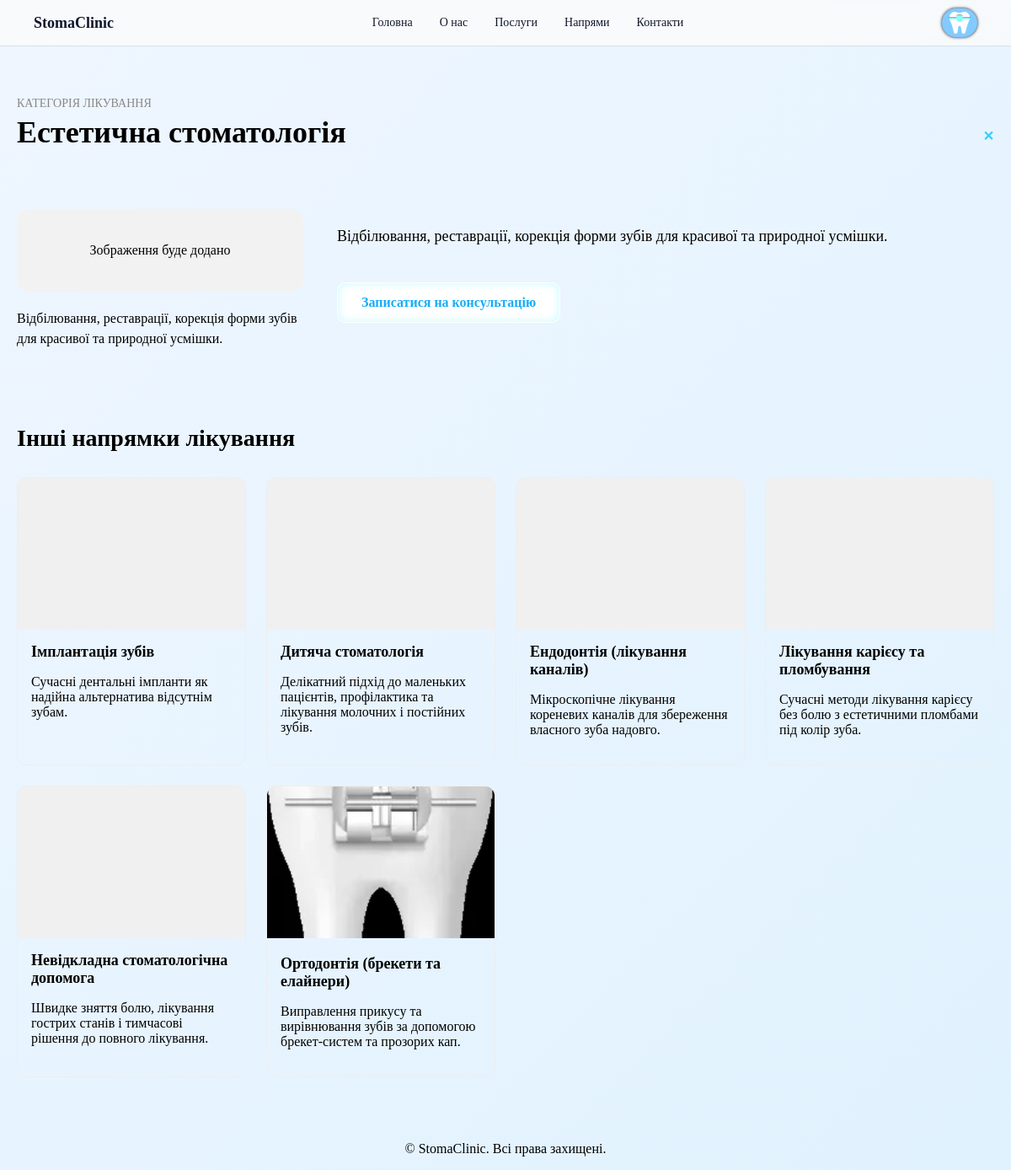
The page /treatments/estetychna-stomatolohiia/ on the database its author committed.
### booking/models.py (models this page shows, shortened)
class TreatmentCategory(models.Model):
    title = models.CharField("Назва категорії", max_length=255)
    slug = models.SlugField("URL-ключ", max_length=255, unique=True, blank=True)
    image = models.ImageField(
        "Зображення",
        upload_to="treatments/",
        blank=True,
        null=True,
        help_text="Фото напряму лікування. Якщо не у WEBP, буде автоматично конвертовано."
    )
    short_description = models.TextField(
        "Короткий опис",
        max_length=400,
        help_text="Використовується на картці (2–3 речення)."
    )
    full_description = models.TextField(
        "Повний опис",
        help_text="Основний текст статті для окремої сторінки."
    )
    point_1 = models.CharField("Пункт 1", max_length=255, blank=True)
    point_2 = models.CharField("Пункт 2", max_length=255, blank=True)
    point_3 = models.CharField("Пункт 3", max_length=255, blank=True)
    point_4 = models.CharField("Пункт 4", max_length=255, blank=True)
    services = models.ManyToManyField(
        "Service",
        blank=True,
        related_name="treatment_categories",
        verbose_name="Пов'язані послуги"
    )
    sort_order = models.PositiveIntegerField("Порядок сортування", default=0)
    is_active = models.BooleanField("Показувати на сайті", default=True)
    created_at = models.DateTimeField("Створено", default=timezone.now)
    class Meta:
        verbose_name = "Категорія лікування"
        verbose_name_plural = "Категорії лікування"
        ordering = ["sort_order", "-created_at"]

### booking/views.py (the view)
def treatment_category_detail(request, slug):
    category = get_object_or_404(
        TreatmentCategory,
        slug=slug,
        is_active=True,
    )
    related_services = category.services.filter(is_active=True).order_by("name") if hasattr(category, "services") else []
    other_categories = (
        TreatmentCategory.objects.filter(is_active=True)
        .exclude(id=category.id)
        .order_by("title")[:6]
    )
    return render(
        request,
        "booking/treatment_category_detail.html",
        {
            "category": category,
            "related_services": related_services,
            "other_categories": other_categories,
        },
    )

### booking/templates/booking/treatment_category_detail.html (shortened to what this page needs)
{% extends "base.html" %}
{% load static %}
{% block extra_css %}
  <link rel="stylesheet" href="{% static 'css/treatment-detail.css' %}">
{% endblock %}
{% block body_class %}page-treatment-detail{% endblock %}
{% block content %}
<section class="td-section">
  <div class="td-container">
    <div class="td-header">
      <div class="td-header-main">
        <p class="td-label">Категорія лікування</p>
        <h1 class="td-title">{{ category.title }}</h1>
      </div>
      <a href="{% url 'index' %}#landing-treatments" class="td-close" aria-label="Повернутися до списку напрямків">
        ✕
      </a>
    </div>
    <div class="td-layout">
      <aside class="td-aside">
        <div class="td-image-wrap">
          {% if category.image %}
            <img src="{{ category.image.url }}"
                 alt="{{ category.title }}"
                 loading="lazy"
                 class="td-image">
          {% else %}
            <div class="td-image-placeholder">
              <span>Зображення буде додано</span>
            </div>
          {% endif %}
        </div>
        {% if category.short_description %}
          <p class="td-short">
            {{ category.short_description }}
          </p>
        {% endif %}
      </aside>
      <div class="td-content">
        {% if category.short_description %}
          <div class="td-intro">
            {{ category.short_description|linebreaks }}
          </div>
        {% endif %}
        <div class="td-cta">
          <a href="{% url 'index' %}#online-booking" class="td-btn">
            Записатися на консультацію
          </a>
        </div>
      </div>
    </div>
    {% if other_categories %}
      <section class="td-other">
        <h2 class="td-other-title">Інші напрямки лікування</h2>
        <div class="td-other-grid">
          {% for item in other_categories %}
            <a href="{% url 'treatment_category_detail' item.slug %}" class="td-other-card">
              <div class="td-other-img-wrap">
                {% if item.image %}
                  <img src="{{ item.image.url }}"
                       alt="{{ item.title }}"
                       loading="lazy">
                {% else %}
                  <div class="td-other-placeholder"></div>
                {% endif %}
              </div>
              <div class="td-other-body">
                <h3>{{ item.title }}</h3>
                {% if item.short_description %}
                  <p>{{ item.short_description|truncatewords:18 }}</p>
                {% endif %}
              </div>
            </a>
          {% endfor %}
        </div>
      </section>
    {% endif %}
  </div>
</section>
{% endblock %}

### static/css/base.css (style rules this page uses)
body { margin: 0; }

### static/css/treatment-detail.css (style rules this page uses)
.td-section { padding: 60px 0; }
body { background: linear-gradient(135deg, #eff6ff, #e0f2fe); }
.td-container { max-width: 1280px; margin: 0 auto; padding: 0 20px; }
.td-header { display: flex; align-items: center; justify-content: space-between; margin-bottom: 40px; }
.td-label { font-size: 14px; text-transform: uppercase; color: #888; margin: 0; }
.td-title { font-size: 36px; margin-top: 5px; font-weight: 700; }
.td-close { font-size: 16px; color: #34ceff; text-decoration: none; font-weight: 600; }
.td-layout { display: grid; grid-template-columns: 340px 1fr; gap: 40px; }
.td-image-wrap { width: 100%; border-radius: 14px; overflow: hidden; }
.td-image-placeholder { background: #f2f2f2; padding: 40px; text-align: center; border-radius: 14px; }
.td-short { margin: 20px 0; font-size: 16px; line-height: 1.5; }
.td-intro { font-size: 18px; line-height: 1.6; margin-bottom: 30px; }
.td-cta { margin-top: 40px; }
.td-btn { display: inline-block; background: #ffffff; color: #17adf7; padding: 14px 28px; border-radius: 10px; text-decoration: none; font-weight: 600; box-shadow: inset 0px 0px 11px 0px rgb(7 232 255 / 22%); border: 1px solid #ffffff00; }
.td-other { margin-top: 70px; }
.td-other-title { font-size: 28px; font-weight: 700; margin-bottom: 30px; }
.td-other-grid { display: grid; grid-template-columns: repeat(auto-fill, minmax(260px, 1fr)); gap: 24px; }
.td-other-card { display: block; text-decoration: none; border-radius: 12px; overflow: hidden; border: 1px solid #eee; transition: 0.25s; color: #000000; }
.td-other-img-wrap img { width: 100%; height: 180px; object-fit: cover; }
.td-other-placeholder { width: 100%; height: 180px; background: #f0f0f0; }
.td-other-body { padding: 16px; }
.td-other-body h3 { margin: 0 0 6px 0; font-size: 18px; }

### rows shown on the page
TreatmentCategory: title "Естетична стоматологія", short_description "Відбілювання, реставрації, корекція форми зубів для красивої та природної усмішки."
TreatmentCategory: title "Імплантація зубів", short_description "Сучасні дентальні імпланти як надійна альтернатива відсутнім зубам."
TreatmentCategory: title "Дитяча стоматологія", short_description "Делікатний підхід до маленьких пацієнтів, профілактика та лікування молочних і постійних зубів."
TreatmentCategory: title "Ендодонтія (лікування каналів)", short_description "Мікроскопічне лікування кореневих каналів для збереження власного зуба надовго."
TreatmentCategory: title "Лікування карієсу та пломбування", short_description "Сучасні методи лікування карієсу без болю з естетичними пломбами під колір зуба."
TreatmentCategory: title "Невідкладна стоматологічна допомога", short_description "Швидке зняття болю, лікування гострих станів і тимчасові рішення до повного лікування."
TreatmentCategory: image (picture), title "Ортодонтія (брекети та елайнери)", short_description "Виправлення прикусу та вирівнювання зубів за допомогою брекет-систем та прозорих кап."
